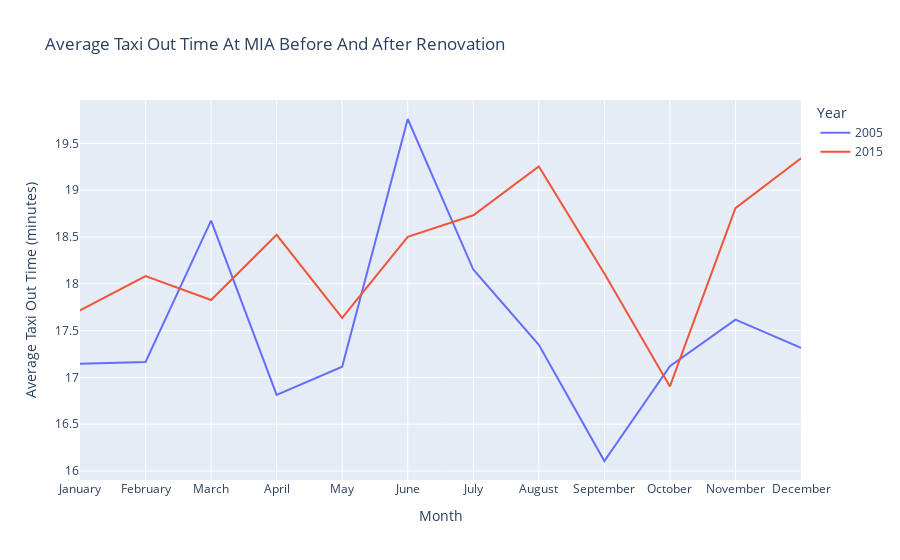

The notebook cell saved with this chart:
### Code cell
fig.show()

### Figure 1 — Plotly figure (JSON) as saved in the notebook; plotly's stock layout.template omitted (floating-point values rounded to 4 significant figures)
{"data": [{"hovertemplate": "Year=2005<br>Month=%{x}<br>Average Taxi Out Time (minutes)=%{y}<extra></extra>", "legendgroup": "2005", "line": {"color": "#636efa", "dash": "solid"}, "mode": "lines", "name": "2005", "showlegend": true, "type": "scatter", "x": ["January", "February", "March", "April", "May", "June", "July", "August", "September", "October", "November", "December"], "xaxis": "x", "y": [17.15, 17.17, 18.67, 16.81, 17.11, 19.76, 18.15, 17.35, 16.11, 17.12, 17.62, 17.32], "yaxis": "y"}, {"hovertemplate": "Year=2015<br>Month=%{x}<br>Average Taxi Out Time (minutes)=%{y}<extra></extra>", "legendgroup": "2015", "line": {"color": "#EF553B", "dash": "solid"}, "mode": "lines", "name": "2015", "showlegend": true, "type": "scatter", "x": ["January", "February", "March", "April", "May", "June", "July", "August", "September", "October", "November", "December"], "xaxis": "x", "y": [17.72, 18.08, 17.83, 18.52, 17.64, 18.5, 18.73, 19.25, 18.11, 16.9, 18.81, 19.34], "yaxis": "y"}], "layout": {"legend": {"title": {"text": "Year"}, "tracegroupgap": 0}, "title": {"text": "Average Taxi Out Time At MIA Before And After Renovation"}, "xaxis": {"anchor": "y", "domain": [0, 1], "title": {"text": "Month"}}, "yaxis": {"anchor": "x", "domain": [0, 1], "title": {"text": "Average Taxi Out Time (minutes)"}}}}
